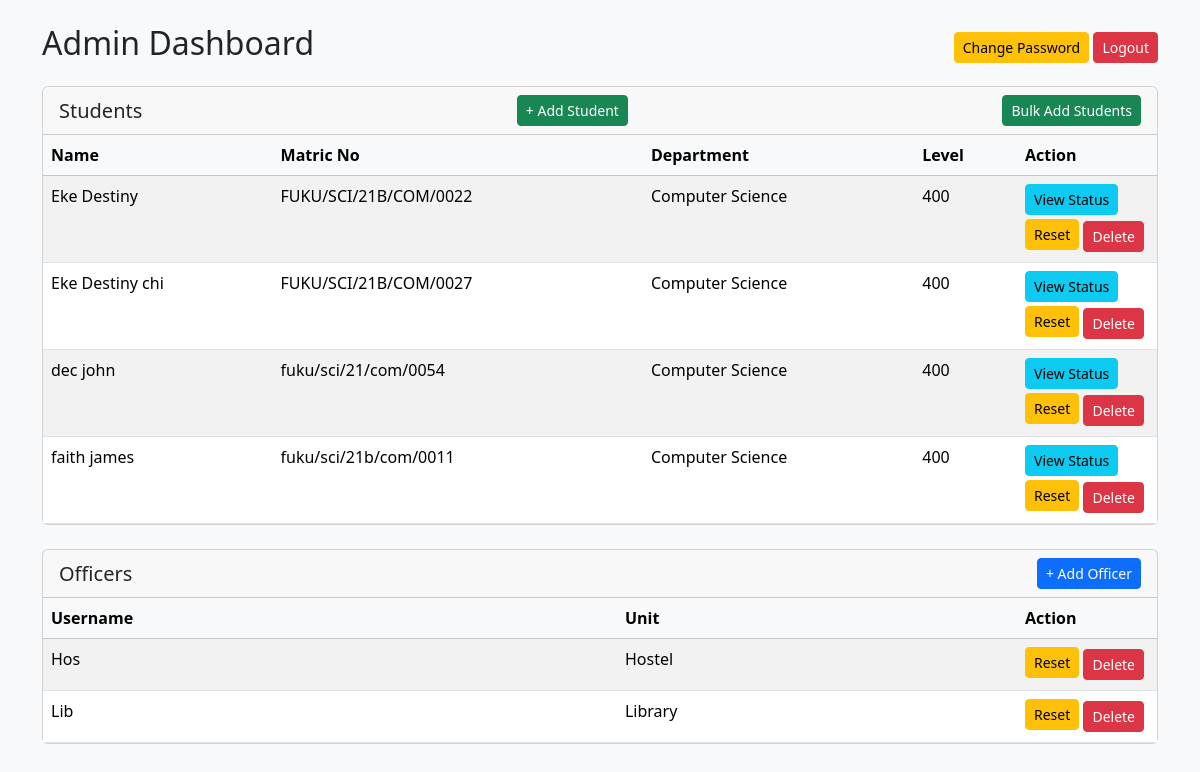
The page /admin/dashboard (signed in) on the database its author committed.
### tables this page shows
CREATE TABLE students (
        id INTEGER PRIMARY KEY AUTOINCREMENT,
        user_id INTEGER,
        full_name TEXT,
        matric_no TEXT UNIQUE,
        department TEXT,
        level TEXT
    );

CREATE TABLE officers (
        id INTEGER PRIMARY KEY AUTOINCREMENT,
        user_id INTEGER,
        unit_id INTEGER
    );

CREATE TABLE users (
        id INTEGER PRIMARY KEY AUTOINCREMENT,
        username TEXT UNIQUE,
        password_hash TEXT,
        role TEXT,
        created_at TEXT
    );

CREATE TABLE units (
        id INTEGER PRIMARY KEY AUTOINCREMENT,
        name TEXT UNIQUE
    );

### app.py (the view)
@app.route("/admin/dashboard")
@login_required("admin")
def admin_dashboard():
    conn = get_db()
    students = conn.execute("""
        SELECT students.id AS student_id,
               students.full_name,
               students.matric_no,
               students.department,
               students.level,
               users.id AS user_id,
               users.username
        FROM students
        JOIN users ON students.user_id = users.id
    """).fetchall()
    officers = conn.execute("""
        SELECT officers.id AS officer_id,
               users.id AS user_id,
               users.username,
               units.name AS unit
        FROM officers
        JOIN users ON officers.user_id = users.id
        JOIN units ON officers.unit_id = units.id
    """).fetchall()
    conn.close()
    return render_template("admin/dashboard.html", students=students, officers=officers)

### app.py (called while the page is built)
def get_db():
    conn = sqlite3.connect(DB)
    conn.row_factory = sqlite3.Row
    return conn

def login_required(role):
    def wrapper(f):
        @wraps(f)
        def decorated(*args, **kwargs):
            if "role" not in session or session["role"] != role:
                return redirect("/")
            return f(*args, **kwargs)
        return decorated
    return wrapper

### templates/admin/dashboard.html (shortened to what this page needs)
<!DOCTYPE html>
<html lang="en">
<head>
<link href="https://cdn.jsdelivr.net/npm/bootstrap@5.3.2/dist/css/bootstrap.min.css" rel="stylesheet">
</head>
<body class="bg-light">
<div class="container mt-4">
    <div class="d-flex justify-content-between align-items-center mb-3">
        <h2>Admin Dashboard</h2>
        <div>
            <a href="{{ url_for('change_password') }}" class="btn btn-warning btn-sm">Change Password</a>
            <a href="{{ url_for('logout') }}" class="btn btn-danger btn-sm">Logout</a>
        </div>
    </div>
    <div class="card mb-4">
        <div class="card-header d-flex justify-content-between align-items-center">
            <h5 class="mb-0">Students</h5>
            <a href="{{ url_for('add_student') }}" class="btn btn-success btn-sm">+ Add Student</a>
            <a href="/admin/bulk-add-students-form" class="btn btn-success btn-sm">Bulk Add Students</a>
        </div>
        <div class="card-body p-0">
            <table class="table table-striped mb-0">
                <thead class="table-light">
                    <tr>
                        <th>Name</th>
                        <th>Matric No</th>
                        <th>Department</th>
                        <th>Level</th>
                        <th width="140">Action</th>
                    </tr>
                </thead>
                <tbody>
                {% for s in students %}
                    <tr>
                        <td>{{ s.full_name }}</td>
                        <td>{{ s.matric_no }}</td>
                        <td>{{ s.department }}</td>
                        <td>{{ s.level }}</td>
                        <td>
    <a href="{{ url_for('admin_view_student_status', student_id=s.student_id) }}" class="btn btn-info btn-sm mb-1">View Status</a>
    <button class="btn btn-warning btn-sm mb-1"
            data-bs-toggle="modal"
            data-bs-target="#resetModal"
            data-userid="{{ s.user_id }}"
            data-username="{{ s.username }}">
        Reset
    </button>
    <button class="btn btn-danger btn-sm"
            data-bs-toggle="modal"
            data-bs-target="#deleteModal"
            data-userid="{{ s.user_id }}"
            data-username="{{ s.username }}"
            data-role="student">
        Delete
    </button>
</td>
                    </tr>
                {% endfor %}
                </tbody>
            </table>
        </div>
    </div>
    <div class="card">
        <div class="card-header d-flex justify-content-between align-items-center">
            <h5 class="mb-0">Officers</h5>
            <a href="{{ url_for('add_officer') }}" class="btn btn-primary btn-sm">+ Add Officer</a>
        </div>
        <div class="card-body p-0">
            <table class="table table-striped mb-0">
                <thead class="table-light">
                    <tr>
                        <th>Username</th>
                        <th>Unit</th>
                        <th width="140">Action</th>
                    </tr>
                </thead>
                <tbody>
                {% for o in officers %}
                    <tr>
                        <td>{{ o.username }}</td>
                        <td>{{ o.unit }}</td>
                        <td>
                            <button class="btn btn-warning btn-sm mb-1"
                                data-bs-toggle="modal"
                                data-bs-target="#resetModal"
                                data-userid="{{ o.user_id }}"
                                data-username="{{ o.username }}">
                                Reset
                          </button>
                            <button class="btn btn-danger btn-sm"
                                    data-bs-toggle="modal"
                                    data-bs-target="#deleteModal"
                                    data-userid="{{ o.user_id }}"
                                    data-username="{{ o.username }}"
                                    data-role="officer">
                                Delete
                            </button>
                        </td>
                    </tr>
                {% endfor %}
                </tbody>
            </table>
        </div>
    </div>
</div>
</body>
</html>

### rows shown on the page
students: full_name "Eke Destiny", matric_no "FUKU/SCI/21B/COM/0022", department "Computer Science", level "400"
students: full_name "Eke Destiny chi", matric_no "FUKU/SCI/21B/COM/0027", department "Computer Science", level "400"
students: full_name "dec john", matric_no "fuku/sci/21/com/0054", department "Computer Science", level "400"
students: full_name "faith james", matric_no "fuku/sci/21b/com/0011", department "Computer Science", level "400"
officers: username "Hos", unit "Hostel"
officers: username "Lib", unit "Library"
